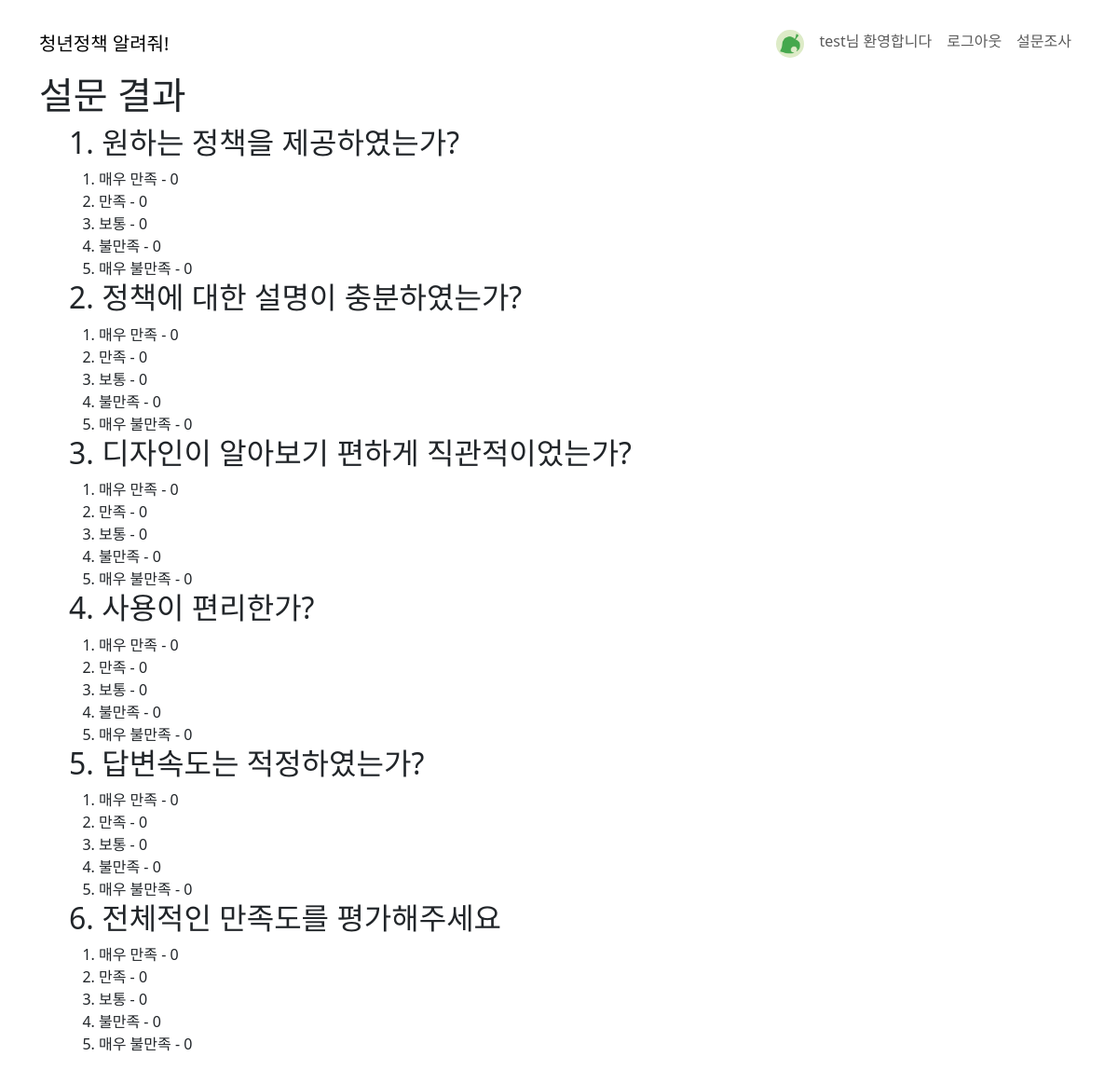
Page /poll/vote_result (signed in) on the committed database.
### account/models.py (models this page shows, shortened)
class User(AbstractUser):
    name = models.CharField(
        verbose_name="이름",
        max_length=50,  # varcha(50)
    )
    gender = models.CharField(
        verbose_name="성별",
        max_length=50,  # varchar(50)
        null=True,
    )
    state = models.CharField(
        verbose_name="지역",
        max_length=50,  # varchar(50)
    )
    birthday = models.DateField(
        verbose_name="생년월일",
    )
    profile_img = models.ImageField(
        verbose_name="프로필 사진",
        default="images/default.jpg",
        upload_to="images/%Y/%m/%d",  # 저장경로
        blank=True,
    )

### poll/models.py (models this page shows, shortened)
class Question(models.Model):
    question_text = models.CharField(max_length=200)
    pub_date = models.DateTimeField("date published")

class Choice(models.Model):
    question = models.ForeignKey(Question, on_delete=models.CASCADE)
    choice_text = models.CharField(max_length=200)
    votes = models.IntegerField(default=0)

### poll/views.py (the view)
# urls.py: path("vote_result", views.vote_result, name="vote_result"),
@login_required
def vote_result(request):
    question = Question.objects.all()
    return render(request, "poll/vote_result.html", {"question_list": question})

### poll/templates/poll/vote_result.html (shortened to what this page needs)
{% extends "layout.html" %}
{% load django_bootstrap5 %}
{% block contents %}
<h1>설문 결과</h1>
<ol>
    {% for question in question_list %}
    <h2>{{question.pk}}. {{question.question_text}}</h2>
    <ol>
        {% for choice in question.choice_set.all %}
            <li>{{choice.choice_text}} - {{choice.votes}}</li>
        {% endfor %}
    </ol>
    {% endfor %}
</ol>
{% endblock contents %}

### templates/layout.html (shortened to what this page needs)
<!DOCTYPE html>
<html lang="en">
<head>
    <link
      href="https://cdn.jsdelivr.net/npm/bootstrap@5.3.3/dist/css/bootstrap.min.css"
      rel="stylesheet"
    />
</head>
<body>
  <nav class="navbar navbar-expand-sm mt-3">
    <div class="container">
      <div class="navbar-header">
      <a href="{% url "chat" %}" class="navbar-brand">청년정책 알려줘!</a>
      </div>
      <div class="navbar-nav">
        {% if user.is_authenticated %}
        <a href="{% url "account:detail" %}" class="nav-link"><img src={{user.profile_img.url}} width="30px" height="30px" class="rounded-circle"></a>
        <a href="{% url "account:detail" %}" class="nav-link">{{user.name}}님 환영합니다</a>
        <a href="{% url "account:logout" %}" class="nav-link">로그아웃</a>
        {% else %}
        <a href="{%url "account:login"%}" class="nav-link">로그인</a>
        {% endif %}
        {% if user.is_authenticated and user.is_staff %}
        <a href="{% url "poll:vote_result" %}" class="nav-link">설문결과</a>
        {% else %}
        <a href="{% url "poll:vote_form" %}" class="nav-link">설문조사</a>
        {% endif %}
      </div>
    </div>
  </nav>
  <div class="container">
    {% block contents %}
    {% endblock contents %}
  </div>
</body>
</html>

### rows in the picture
User: profile_img (placeholder picture), name "test"
Question: pk "1", question_text "원하는 정책을 제공하였는가?"
Choice: choice_text "매우 만족", votes "0"
Choice: choice_text "만족", votes "0"
Choice: choice_text "보통", votes "0"
Choice: choice_text "불만족", votes "0"
Choice: choice_text "매우 불만족", votes "0"
Question: pk "2", question_text "정책에 대한 설명이 충분하였는가?"
Choice: choice_text "매우 만족", votes "0"
Choice: choice_text "만족", votes "0"
Choice: choice_text "보통", votes "0"
Choice: choice_text "불만족", votes "0"
Choice: choice_text "매우 불만족", votes "0"
Question: pk "3", question_text "디자인이 알아보기 편하게 직관적이었는가?"
Choice: choice_text "매우 만족", votes "0"
Choice: choice_text "만족", votes "0"
Choice: choice_text "보통", votes "0"
Choice: choice_text "불만족", votes "0"
Choice: choice_text "매우 불만족", votes "0"
Question: pk "4", question_text "사용이 편리한가?"
Choice: choice_text "매우 만족", votes "0"
Choice: choice_text "만족", votes "0"
Choice: choice_text "보통", votes "0"
Choice: choice_text "불만족", votes "0"
Choice: choice_text "매우 불만족", votes "0"
Question: pk "5", question_text "답변속도는 적정하였는가?"
Choice: choice_text "매우 만족", votes "0"
Choice: choice_text "만족", votes "0"
Choice: choice_text "보통", votes "0"
Choice: choice_text "불만족", votes "0"
Choice: choice_text "매우 불만족", votes "0"
Question: pk "6", question_text "전체적인 만족도를 평가해주세요"
Choice: choice_text "매우 만족", votes "0"
Choice: choice_text "만족", votes "0"
Choice: choice_text "보통", votes "0"
Choice: choice_text "불만족", votes "0"
Choice: choice_text "매우 불만족", votes "0"
